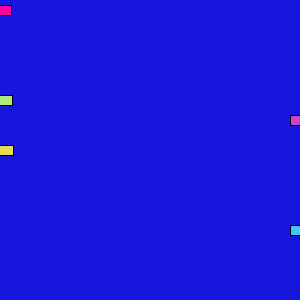
Frame 1 (no input)
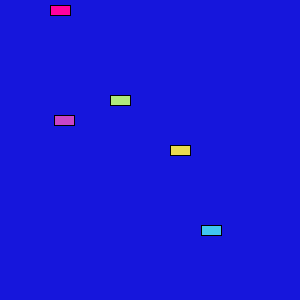
Frame 60 (the mouse pressed at the canvas centre just before this capture)
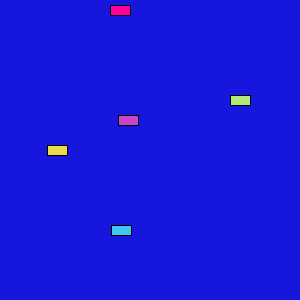
Frame 120 (the mouse held since frame 60 and released just before this capture)

The Processing sketch that drew these frames (run headless with seeded random() and noise(); from frame 60 on, the mouse is pressed at the canvas centre):

// Processing sketch: processing_103362
// ── processing_103362.pde

//Amanda Rhee
//July 9, 2013
//Project: Cars
//Reference: http://processing.org/tutorials/objects/ and DMA
Car myCar1;
Car myCar2; 
Car myCar3;
Car myCar4;
Car myCar5;
void setup() {
  size(300,300);
  // Parameters go inside the parentheses when the object is constructed.
  myCar1 = new Car(color(176, 234, 123),0,100,2); 
  myCar2 = new Car(color(255, 0, 159),0,10,1);
  myCar3 = new Car(color(200, 69, 200), 0, 120, -4);
  myCar4 = new Car(color(234, 220, 78), 0, 150, 3);
  myCar5 = new Car(color(64, 198, 241), 0, 230, -1.5);
}

void draw() {
  background(22, 22, 220);
  myCar1.drive();
  myCar1.display();
  myCar2.drive();
  myCar2.display();
  myCar3.drive();
  myCar3.display();
  myCar4.drive();
  myCar4.display();
  myCar5.drive();
  myCar5.display();
}

// Even though there are multiple objects, we still only need one class. 
// No matter how many cookies we make, only one cookie cutter is needed.
class Car { 
  color c;
  float xpos;
  float ypos;
  float xspeed;

  // The Constructor is defined with arguments.
  Car(color tempC, float tempXpos, float tempYpos, float tempXspeed) { 
    c = tempC;
    xpos = tempXpos;
    ypos = tempYpos;
    xspeed = tempXspeed;
  }

  void display() {
    stroke(0);
    fill(c);
    rectMode(CENTER);
    rect(xpos,ypos,20,10);
  }

  void drive() {
    xpos = xpos + xspeed;
    if (xpos > width ) {
      xpos = 0;
    }
    if(xpos < 0) {
      xpos=300;
    }
  }
}
